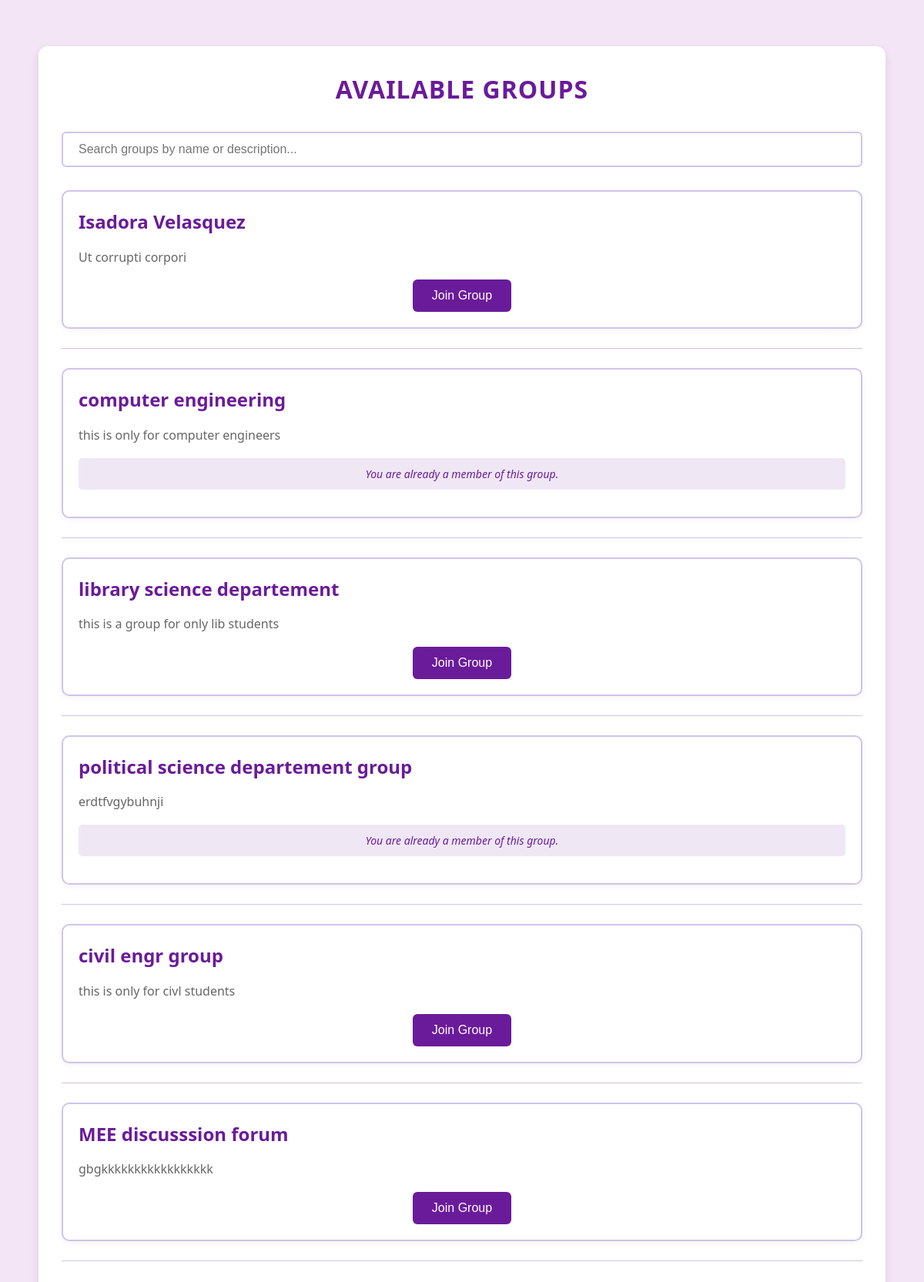
The app's page /dashboard/view_groups.php (signed in) with its own data.
### tables this page shows
CREATE TABLE `groups` (
  `id` int(11) NOT NULL,
  `name` varchar(255) NOT NULL,
  `description` text DEFAULT NULL,
  `creator_id` int(11) NOT NULL,
  `is_public` tinyint(1) DEFAULT 0,
  `can_post` tinyint(1) DEFAULT 1
);

CREATE TABLE `group_members` (
  `group_id` int(11) NOT NULL,
  `user_id` int(11) NOT NULL,
  `joined_at` datetime DEFAULT current_timestamp()
);

### dashboard/view_groups.php (the view, shortened to what this page needs)
<?php
$userId = $_SESSION['user_id'];
$conn = new mysqli('localhost', 'unimaid9_unimaidresources', '#adyems123AD', 'unimaid9_unimaidresources');
$searchTerm = isset($_GET['search']) ? $_GET['search'] : '';
$searchParam = "%" . $searchTerm . "%";
$sql = "SELECT g.id, g.name, g.description, g.is_public, gm.user_id
        FROM `groups` g
        LEFT JOIN group_members gm ON g.id = gm.group_id AND gm.user_id = ?
        WHERE (g.is_public = 1 OR gm.user_id IS NOT NULL)
        AND (g.name LIKE ? OR g.description LIKE ?)";
$stmt = $conn->prepare($sql);
$stmt->bind_param("iss", $userId, $searchParam, $searchParam);
$stmt->execute();
$result = $stmt->get_result();
?>
<!DOCTYPE html>
<html lang="en">
<head>
</head>
<body>
<div class='container'>
    <h1>Available Groups</h1>
    <div class="search-container">
        <form method="GET" action="">
            <input type="text"
                   class="search-input"
                   name="search"
                   id="searchInput"
                   placeholder="Search groups by name or description..."
                   value="<?php echo htmlspecialchars($searchTerm); ?>">
        </form>
    </div>
<?php
if ($result->num_rows > 0) {
    echo "<div class='groups-container'>";
    while ($row = $result->fetch_assoc()) {
        echo "<div class='group'>";
        echo "<h3>" . htmlspecialchars($row['name']) . "</h3>";
        echo "<p>" . htmlspecialchars($row['description']) . "</p>";
        if (is_null($row['user_id'])) {
            echo "<form action='join_group.php' method='POST'>
                    <input type='hidden' name='group_id' value='" . $row['id'] . "'>
                    <input type='submit' value='Join Group'>
                </form>";
        } else {
            echo "<p class='already-member'>You are already a member of this group.</p>";
        }
        echo "</div><hr>";
    }
    echo "</div>";
} else {
    echo "<div class='no-groups'>No groups found" .
         ($searchTerm ? " matching '$searchTerm'" : " available to join") .
         ".</div>";
}
?>
</div>
</body>
</html>

### dashboard/view_groups.php (style rules this page uses)
:root { --primary: #6a1b9a; --primary-hover: #4a148c; --secondary: #f3e5f5; --text: #333; --white: #fff; --shadow: 0 4px 12px rgba(0, 0, 0, 0.1); --transition: all 0.3s ease; --border: #d1c4e9; }
* { margin: 0; padding: 0; box-sizing: border-box; }
body { font-family: 'Segoe UI', Tahoma, Geneva, Verdana, sans-serif; background: var(--secondary); color: var(--text); line-height: 1.6; min-height: 100vh; padding: 20px; }
.container { max-width: 1100px; margin: 40px auto; padding: 30px; background: var(--white); border-radius: 12px; box-shadow: var(--shadow); }
h1 { text-align: center; font-size: 32px; color: var(--primary); margin-bottom: 30px; font-weight: 700; text-transform: uppercase; letter-spacing: 1px; }
.group { background: var(--white); border: 2px solid var(--border); padding: 20px; margin-bottom: 20px; border-radius: 10px; box-shadow: 0 2px 8px rgba(0, 0, 0, 0.05); transition: var(--transition); }
.group h3 { margin: 0 0 12px 0; font-size: 24px; color: var(--primary); font-weight: 600; }
.group p { font-size: 16px; color: #666; line-height: 1.8; margin-bottom: 15px; }
.group form { text-align: center; margin-top: 15px; }
.group input[type="submit"] { background: var(--primary); color: var(--white); border: none; padding: 12px 25px; border-radius: 6px; font-size: 16px; font-weight: 500; cursor: pointer; transition: var(--transition); }
.group .already-member { font-size: 14px; color: var(--primary); font-style: italic; text-align: center; margin-top: 15px; background: rgba(106, 27, 154, 0.1); padding: 8px; border-radius: 5px; }
hr { border: 0; border-top: 1px solid var(--border); margin: 25px 0; }
.search-container { margin-bottom: 30px; position: relative; }
.search-input { width: 100%; padding: 12px 20px; border: 2px solid var(--border); border-radius: 6px; font-size: 16px; transition: var(--transition); }

### records on screen
groups: name "Isadora Velasquez", description "Ut corrupti corpori"
group_members: group.name "computer engineering", group.description "this is only for computer engineers", shows "You are already a member of this group."
groups: name "library science departement", description "this is a group for only lib students"
group_members: group.name "political science departement group", group.description "erdtfvgybuhnji", shows "You are already a member of this group."
groups: name "civil engr group", description "this is only for civl students"
groups: name "MEE discusssion forum", description "gbgkkkkkkkkkkkkkkkkk"
